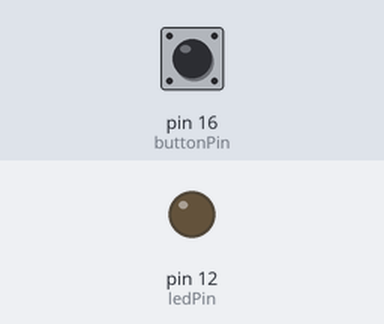
The program below on a simulated Raspberry Pi (header pin numbers). Parts: output pins drawn as LEDs (lit = HIGH). The inputs (shaded band) are chosen by the test bench; at power-on: pin 16 (buttonPin) LOW.

Above: at 1.2 s.
1.3 s: pin 16 (buttonPin) pulled HIGH for 0.15 s
At 1.4 s:
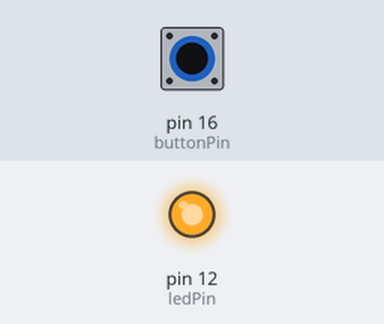
3.0 s: pin 16 (buttonPin) pulled HIGH for 3.2 s
At 7.1 s:
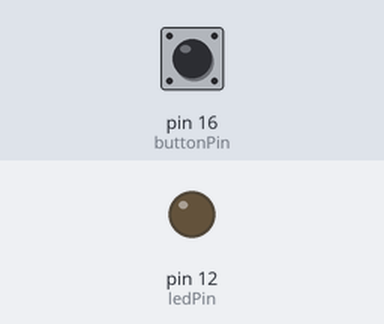
Timing chart, 0 to 8.6 s (numbered marks = the images above; inputs shaded):
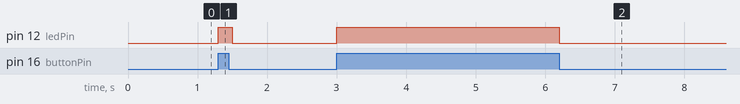

The program:

led_ex02.py
```python
import RPi.GPIO as GPIO
import time

ledPin = 12
buttonPin = 16

GPIO.setmode(GPIO.BOARD)
GPIO.setup(ledPin, GPIO.OUT, initial=GPIO.LOW)
GPIO.setup(buttonPin, GPIO.IN, pull_up_down=GPIO.PUD_DOWN)

while 1:
	if GPIO.input(buttonPin) == GPIO.HIGH:
		GPIO.output(ledPin, GPIO.HIGH)
	else:
		GPIO.output(ledPin, GPIO.LOW)
	time.sleep(0.1)

GPIO.cleanup()
```

Measured:
- after the input at 1.3 s, pin 12 (ledPin): LOW → HIGH at once, → LOW 0.20 s later
- after the input at 3.0 s, pin 12 (ledPin): LOW → HIGH at once, → LOW 3.2 s later
